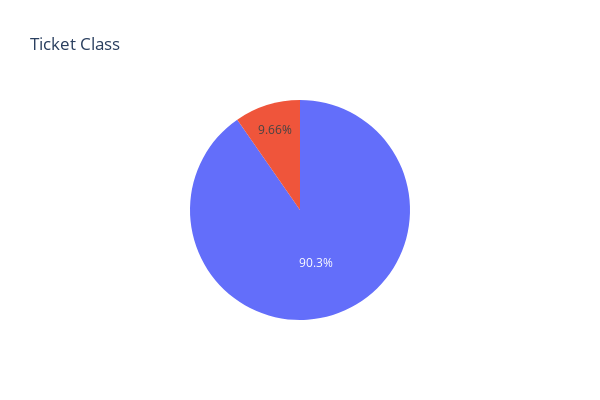

The cell this chart's notebook holds for it:
### Code cell
fig = px.pie(Ticket_class, values=Ticket_class.values, names=Ticket_class.index,
             labels={'names': 'Ticket Class', 'values': 'Count'}, title='Ticket Class')

fig.update_layout(
    showlegend=False,
    height=400,  
    width=600    
)

fig.show()

### Figure 1 — Plotly figure (JSON) as saved in the notebook; plotly's stock layout.template omitted (floating-point values rounded to 4 significant figures)
{"data": [{"domain": {"x": [0, 1], "y": [0, 1]}, "hovertemplate": "Ticket Class=%{label}<br>Count=%{value}<extra></extra>", "labels": ["Standard", "First Class"], "legendgroup": "", "name": "", "showlegend": true, "type": "pie", "values": [28595, 3058]}], "layout": {"height": 400, "legend": {"tracegroupgap": 0}, "showlegend": false, "title": {"text": "Ticket Class"}, "width": 600}}
